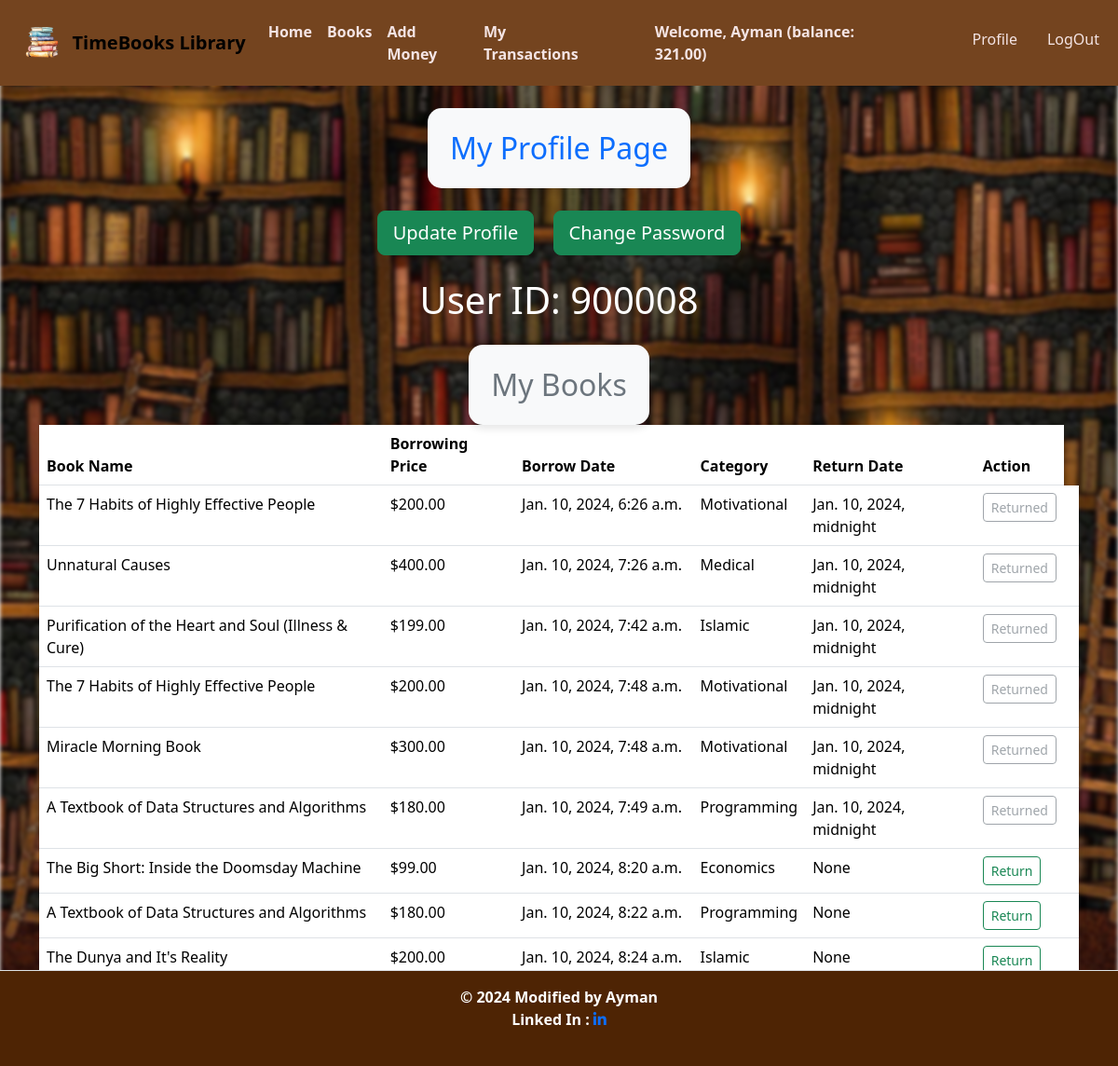
Screenshot of /reader/profile/ (signed in) with the database file from the repository.
### reader/models.py (models this page shows, shortened)
class UserBookAccount(models.Model):
    user = models.OneToOneField(User, related_name='account', on_delete=models.CASCADE)
    account_id = models.IntegerField(unique=True) # account no duijon user er kokhono same hobe na
    birth_date = models.DateField(null=True, blank=True)
    gender = models.CharField(max_length=10, choices=GENDER_TYPE)
    initial_deposite_date = models.DateField(auto_now_add=True)
    balance = models.DecimalField(default=0, max_digits=12, decimal_places=2)

### books/models.py (models this page shows, shortened)
class Purchase(models.Model):
    user = models.ForeignKey(User, on_delete=models.CASCADE)
    book = models.ForeignKey(Book, on_delete=models.CASCADE)
    purchase_date = models.DateTimeField(auto_now_add=True)
    return_date = models.DateTimeField(null = True, blank = True)
    category = models.ForeignKey(Category, on_delete=models.CASCADE)
    borrowing_price = models.DecimalField(max_digits=10, decimal_places=2, default=0)

class Book(models.Model):
    title = models.CharField(max_length=200)
    writter_name = models.CharField(max_length=200,default =None)
    quantity = models.PositiveIntegerField(default=0)
    description = models.TextField()
    borrowing_price = models.DecimalField(max_digits=10, decimal_places=2)
    category = models.ForeignKey(Category, on_delete=models.SET_NULL, null=True)
    image = models.ImageField(upload_to ='uploads/', blank = True, null = True)

class Category(models.Model):
    name = models.CharField(max_length=200)
    slug= models.SlugField(max_length=100,null=True, blank= True,unique = True)

### reader/views.py (the view)
# urls.py: path('profile/',views.profile, name='profile'),
@login_required
def profile(request):
    purchases = Purchase.objects.filter(user=request.user)
    return render(request, 'profile.html', {'purchases': purchases})

### reader/templates/profile.html (shortened to what this page needs)
{% extends 'base.html' %}
{% block content %}
<div class="container my-4">
    <div class="text-center mb-4">
        <div class="card border-0 p-4 d-inline-block bg-light" style="border-radius: 15px; box-shadow: 0 4px 8px rgba(0, 0, 0, 0.1);">
            <h2 class="m-0 text-primary">My Profile Page</h2>
        </div>
    </div>
    <div class="text-center mt-4">
        <a href="{% url 'edit_profile' %}" class="btn btn-success btn-lg mx-2">Update Profile</a>
        <a href="{% url 'pass_change' %}" class="btn btn-success btn-lg mx-2">Change Password</a>
    </div>
    <div class="mt-4">
        <h1 class="text-center">User ID: {{ request.user.account.account_id }}</h1>
    </div>
    <div class="text-center mt-4">
        <div class="card border-0 p-4 d-inline-block bg-light" style="border-radius: 15px; box-shadow: 0 4px 8px rgba(0, 0, 0, 0.1);">
            <h2 class="m-0 text-secondary">My Books</h2>
        </div>
    </div>
    <table class="table mx-auto mb-3" style="border-radius: 15px; box-shadow: 0 4px 8px rgba(0, 0, 0, 0.1);">
        <thead class="thead-light">
            <tr>
                <th scope="col">Book Name</th>
                <th scope="col">Borrowing Price</th>
                <th scope="col">Borrow Date</th>
                <th scope="col">Category</th>
                <th scope="col">Return Date</th>
                <th scope="col">Action</th>
            </tr>
        </thead>
        <tbody>
            {% for purchase in purchases %}
            <tr>
                <td>{{ purchase.book.title }}</td>
                <td>${{ purchase.book.borrowing_price }}</td>
                <td>{{ purchase.purchase_date }}</td>
                <td>{{ purchase.book.category.name }}</td>
                <td>{{ purchase.return_date }}</td>
                <td>
                    {% if not purchase.return_date %}
                        <form method="post" action="{% url 'return_book' purchase.id %}">
                            <button type="submit" class="btn btn-sm btn-outline-success">Return</button>
                        </form>
                    {% else %}
                        <button class="btn btn-sm btn-outline-secondary" disabled>Returned</button>
                    {% endif %}
                </td>
                <td>
            </tr>
            {% endfor %}
        </tbody>
    </table>
</div>
{% endblock content %}

### templates/base.html (shortened to what this page needs)
{% load static %}
<!DOCTYPE html>
<html lang="en">
<head>
    <link href="https://cdn.jsdelivr.net/npm/bootstrap@5.3.2/dist/css/bootstrap.min.css" rel="stylesheet">
    <link rel="stylesheet" href="https://cdnjs.cloudflare.com/ajax/libs/font-awesome/6.5.1/css/all.min.css" />
</head>
<body>
    <nav class="navbar navbar-expand-lg " style="background-color: #74441F">
      <div class="container-fluid">
        <a class="navbar-brand m-2" href="#">
            <img src="{% static 'logo.png' %}" alt="Logo" class="img-fluid" style="width: 50px; height: auto;">
        </a>
        <strong>
            <a class="navbar-brand" href="{% url 'home' %}" style="font-weight: 100px;">TimeBooks Library</a>
        </strong>
        <div class="collapse navbar-collapse" id="navbarSupportedContent">
            <ul class="navbar-nav me-auto mb-2 mb-lg-0">
                <strong>
                  <li class="nav-item">
                    <a class="nav-link active" aria-current="page" style="color: rgb(244, 228, 228);" href="{% url 'home' %}">Home</a>
                </li>
                </strong>
                <strong>
                  <li class="nav-item">
                    <a class="nav-link active" style="color: rgb(244, 228, 228);"  aria-current="page" href="{% url 'all_books' %}">Books</a>
                </li>
                </strong>
                {% if request.user.is_authenticated %}
                <strong>
                  <li class="nav-item">
                    <a class="nav-link active" style="color: rgb(244, 228, 228);" aria-current="page" href="{% url 'deposit_money' %}">Add Money</a>
                </li>
                </strong>
                <strong>
                  <li class="nav-item">
                    <a class="nav-link active" style="color: rgb(244, 228, 228);" aria-current="page" href="{% url 'transaction_report' %}">My Transactions</a>
                </li>
                </strong>
                {% endif %}
            </ul>
            <div class="d-flex">
                <ul class="navbar-nav me-auto mb-2 mb-lg-0">
                    {% if request.user.is_authenticated %}
                    <div class="d-flex align-items-center">
                        <div class="my-auto font-weight-bold px-5" style="color: rgb(244, 228, 228);">
<strong>
  Welcome, {{ request.user.first_name }} (balance: {{ request.user.account.balance }})
</strong>
                        </div>
                    </div>
                    <li class="nav-item mx-3">
                        <a class="nav-link  btn btn-outline-dark" style="color: rgb(244, 228, 228);"  href="{% url 'profile' %}">Profile</a>
                    </li>
                    <li class="nav-item">
                        <a class="nav-link btn btn-outline-dark" style="color: rgb(244, 228, 228);" href="{% url 'user_logout' %}">LogOut</a>
                    </li>
                    {% endif %}
                </ul>
            </div>
        </div>
    </div>
    </nav>
        {% block content %}
    {% endblock %}
    <footer class="footer text-white border-top mt-5" style="background-color: #4e2404;">
        <div class="container">
            <div class="row">
                <div class="col text-center mt-3 mb-3">
                    <strong>
                        <p class="text-white font-weight-bold mb-0">
                            © {% now "Y" %} Modified by Ayman
                        </p>
                    </strong>
                    <strong>Linked In :
                        <a href="http://www.linkedin.com/in/ayman-ilias-b94082175" target="_blank" class="mr-4">
                            <i class="fab fa-linkedin-in"></i>
                        </a>
                    </strong>
                </div>
            </div>
        </div>
    </footer>
</body>
</html>

### rows the page displays
Purchase: book "The 7 Habits of Highly Effective People", book.borrowing_price "200.00", purchase_date "Jan. 10, 2024, 6:26 a.m.", book.category.name "Motivational", return_date "Jan. 10, 2024, midnight", shows "Returned"
Purchase: book "Unnatural Causes", book.borrowing_price "400.00", purchase_date "Jan. 10, 2024, 7:26 a.m.", book.category.name "Medical", return_date "Jan. 10, 2024, midnight", shows "Returned"
Purchase: book "Purification of the Heart and Soul (Illness & Cure)", book.borrowing_price "199.00", purchase_date "Jan. 10, 2024, 7:42 a.m.", book.category.name "Islamic", return_date "Jan. 10, 2024, midnight", shows "Returned"
Purchase: book "The 7 Habits of Highly Effective People", book.borrowing_price "200.00", purchase_date "Jan. 10, 2024, 7:48 a.m.", book.category.name "Motivational", return_date "Jan. 10, 2024, midnight", shows "Returned"
Purchase: book "Miracle Morning Book", book.borrowing_price "300.00", purchase_date "Jan. 10, 2024, 7:48 a.m.", book.category.name "Motivational", return_date "Jan. 10, 2024, midnight", shows "Returned"
Purchase: book "A Textbook of Data Structures and Algorithms", book.borrowing_price "180.00", purchase_date "Jan. 10, 2024, 7:49 a.m.", book.category.name "Programming", return_date "Jan. 10, 2024, midnight", shows "Returned"
Purchase: book "The Big Short: Inside the Doomsday Machine", book.borrowing_price "99.00", purchase_date "Jan. 10, 2024, 8:20 a.m.", book.category.name "Economics", return_date "None", shows "Return"
Purchase: book "A Textbook of Data Structures and Algorithms", book.borrowing_price "180.00", purchase_date "Jan. 10, 2024, 8:22 a.m.", book.category.name "Programming", return_date "None", shows "Return"
Purchase: book "The Dunya and It's Reality", book.borrowing_price "200.00", purchase_date "Jan. 10, 2024, 8:24 a.m.", book.category.name "Islamic", return_date "None", shows "Return"

### other values shown
{{ request.user.first_name }} "Ayman"
{{ request.user.account.balance }} "321.00"
{{ request.user.account.account_id }} "900008"
